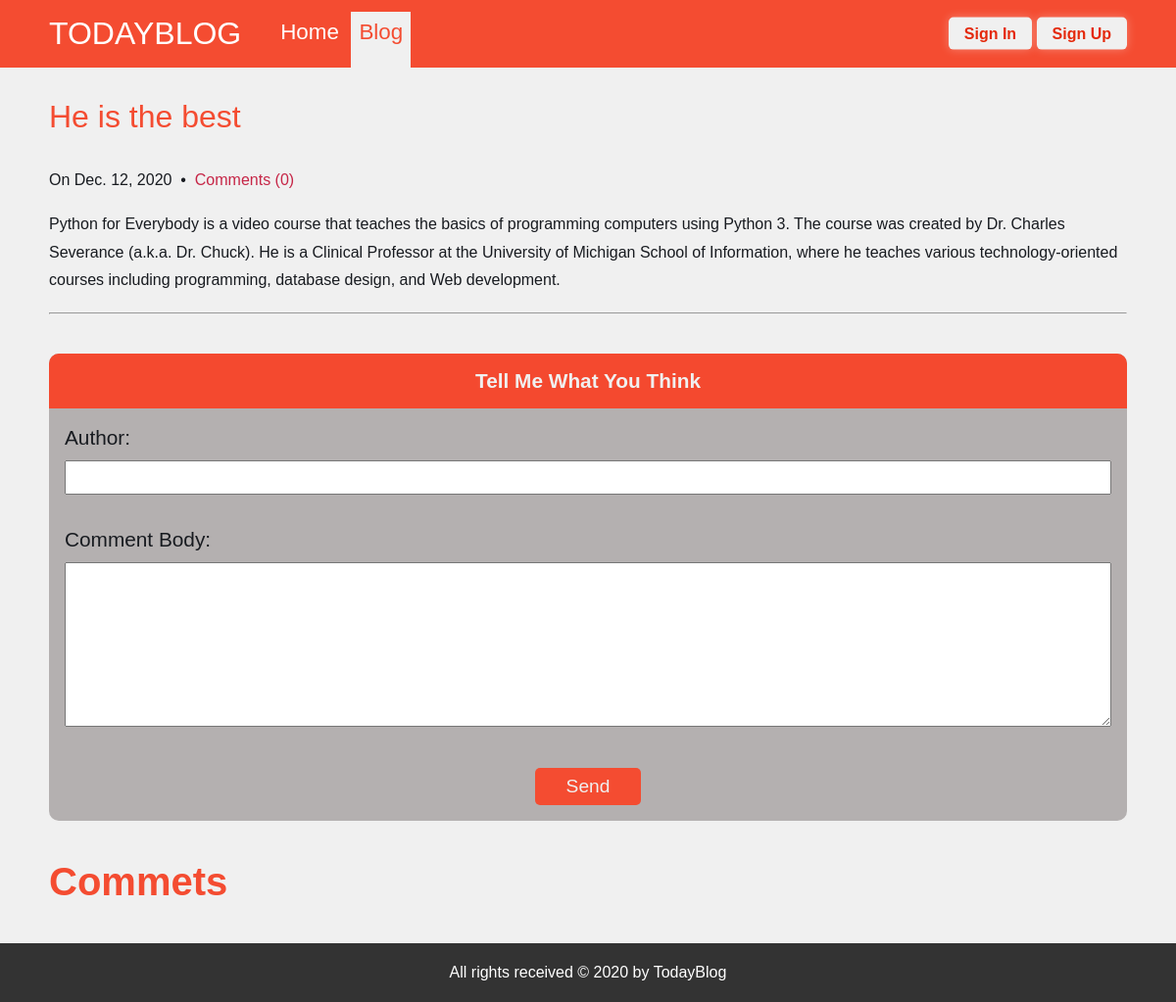
The app's page /blog/post/2/ with its own data.
### blogApp/models.py (models this page shows, shortened)
class Post(models.Model):
    title = models.CharField(verbose_name='title' , max_length=50)
    body = models.TextField(verbose_name='body')
    created_on = models.DateTimeField(verbose_name='created on' , auto_now_add=True)
    last_modified = models.DateTimeField(verbose_name='last modified' , auto_now=True)
    categories = models.ManyToManyField(Category, verbose_name=("categories"), related_name='posts')
    def get_absolute_url(self):
        return reverse("blogApp:post_detail", kwargs={"pk": self.pk})

### blogApp/views.py (the view)
# urls.py: path('post/<int:pk>/', post_detail, name = 'post_detail')
def post_detail(request, pk):
    post = get_object_or_404(Post, pk=pk)
    form = CommentFormModel()
    if request.method == 'POST':
        author = request.POST.get('author')
        body = request.POST.get('body')
        Comment.objects.create(author=author, body=body, post=post, created_on=datetime.now())
    context = {
        'object':post,
        'form': form
    }
    return render(request, 'blogApp/post_detail.html', context=context)

### blogApp/models.py
class CommentFormModel(ModelForm):
    class Meta:
        model = Comment
        fields = ['author', 'body']

### templates/blogApp/post_detail.html (shortened to what this page needs)
{% extends 'base.html' %}
{% block nav_ops %}
    <li><a class='btn-nav' href="{% url 'pages:home' %}">Home</a></li>
    <li><a class='btn-nav current-page' href="{% url 'blogApp:post_list' %}">Blog</a></li>
{% endblock nav_ops %}
{% block content %}
    <div class="post-box-detail">
        <h2 class="title"><a href="{{ object.get_absolute_url }}">{{ object.title }}</a></h2>
            <p class="meta">On {{ object.created_on |date}}
                &nbsp;&bull;&nbsp; <a href="#" class="comments">Comments ({{ object.comment_set.count  }})</a> </p>
        <div class="entry">
                <p>{{ object.body }}</p>
    </div>
    <br>
    <hr>
    <div class="comment-box">
        <form method="post" id="comment-form">
            <h4 class='comment-heading'>Tell Me What You Think</h4>
            {{ form.as_p }}
            <input type="submit" value="Send">
        </form>
        <h3 class='comment-heading'>Commets</h3>
    </div>
{% endblock content %}

### static/css/style.css (style rules this page uses)
* { margin: 0; padding: 0; box-sizing: border-box; }
body { background: #F0F0F0; font-family: 'Source Sans Pro', sans-serif; font-weight: 300; color: #181B20; }
h1, h2, h3 { font-weight: normal; }
h2 { font-size: 2.4em; }
h2.title a { color: #F44C31; }
h3 { font-size: 1.6em; }
p, ul, ol { margin: 0; line-height: 180%; }
a { text-decoration: none; color: #C62647; }
#main-nav ul li { display: inline-block; margin: 0; }
#main-nav ul li a { text-decoration: none; color: white; font-size: 1.4rem; transition: color 0.3s ease-in-out; padding: 0.5rem 0.5rem 1.5rem 0.5rem; }
#main-nav ul li a.current-page { color: #F44C31; background: #F0F0F0; }
h2 { padding: 1rem 0; font-size: 2rem; color: #555; }
.post-box-detail { padding: 1rem 0; margin-bottom: 1rem; }
.post-box-detail p { padding-top: 1rem; }
h3.comment-heading { margin-top: 20px; font-size: 2.5rem; padding: 0.5rem 0; color: #F44C31; font-weight: 600; }
form { margin-top: 100px; background-color: rgb(180, 176, 176); width: 500px; margin-bottom: 2rem; border-radius: 10px; overflow: hidden; }
form#comment-form { margin-top: 40px; width: 100%; }
form h3, form h4 { text-align: center; background: hsl(8, 90%, 57%); padding: 1rem; color: #F0F0F0; }
form#comment-form h4 { font-size: 1.3rem; }
form p { padding: 0 1rem; padding-top: 1rem; }
form label { font-size: 1.3rem; text-transform: capitalize; padding-bottom: 0.5rem; display: block; }
form input, form textarea { width: 100%; padding: 8px; margin-bottom: 1rem; }
form input[type='submit'] { width: fit-content; padding: 0.5rem 2rem; display: block; cursor: pointer; margin: 1rem auto; font-size: 1.2rem; border-radius: 5px; background: #F44C31; color: #F0F0F0; border: none; }

### records on screen
Post: title "He is the best", created_on "Dec. 12, 2020", comment_set.count "0", body "Python for Everybody is a video course that teaches the basics of programming computers using Python 3. The course was created by Dr. Charles Severance (a.k.a. Dr. Chuck). He is a Clinical Professor at the University of Michigan School of Information, where he teaches various technology-oriented courses including programming, database design, and Web development."
